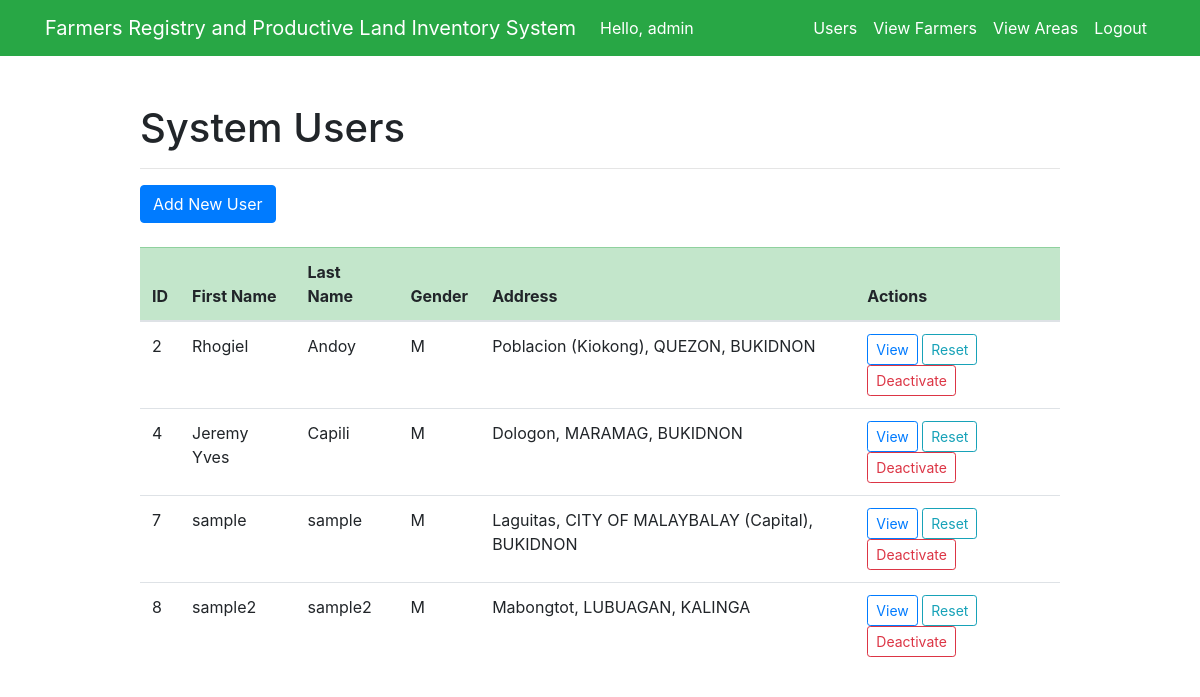
/dashboard/users (signed in), run on an earlier commit of the app's database.
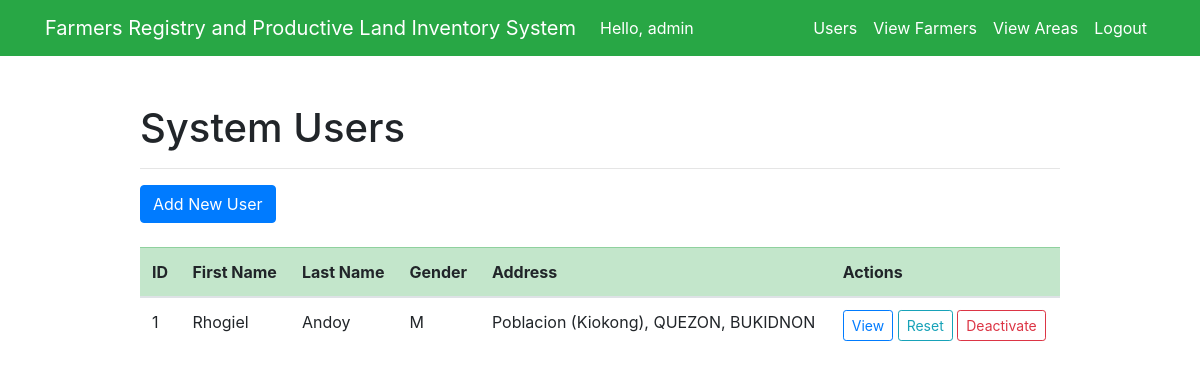
And on a later commit of the database.
### test_app/models.py (models this page shows, shortened)
class Profile(models.Model):
    MALE = 'M'
    FEMALE = 'F'
    PERSON_GENDER = [
        (MALE, 'Male'),
        (FEMALE, 'Female'),
    ]
    first_name = models.CharField(max_length=200)
    last_name = models.CharField(max_length=200)
    gender = models.CharField(max_length=1, choices=PERSON_GENDER, default=MALE)
    region = models.CharField(max_length=200)
    province = models.CharField(max_length=200)
    muncity = models.CharField(max_length=200)
    brgy = models.CharField(max_length=200)
    address = models.TextField()
    income_annual = models.FloatField(default=0, blank=True, null=True)
    user_id = models.ForeignKey(settings.AUTH_USER_MODEL, on_delete=models.CASCADE)

### test_app/views.py (the view, shortened to what this page needs)
# urls.py: path('dashboard/users', views.user_list, name='user_list'),
@login_required(login_url='/')
def user_list(request):
    if request.method == 'GET':
        data_entries = Profile.objects.all()
        regions = RegionCode.objects.all()
        groups = Group.objects.all()
        form = ProfileForm()
        userform = UserCreationForm()
        context = {
            'data_entries': data_entries,
            'form': form,
            'regions': regions,
            'userform': userform,
            'groups': groups,
        }
        return render(request, 'test_app/users.html', context)

### test_app/templates/test_app/users.html (shortened to what this page needs)
{% extends 'test_app/base.html' %}
{% block content %}
<div class="row justify-content-center mt-5">
    <div class="col-md-10">
        <h1>System Users</h1>
        <hr>
        <button type="button" class="btn btn-primary" data-toggle="modal" data-target="#addNewUserModal" data-backdrop="static" data-keyboard="false">
            Add New User
        </button>
        <br>
        <br>
        <table class="table table-hover table-stripped table-responsive-md" id="profile_list">
            <thead class="table-success">
                <tr>
                    <th scope="col">ID</th>
                    <th scope="col">First Name</th>
                    <th scope="col">Last Name</th>
                    <th scope="col">Gender</th>
                    <th scope="col">Address</th>
                    <th scope="col" align="center">Actions</th>
                </tr>
            </thead>
            <tbody>
                {% for data in data_entries %}
                    <tr>
                        <td scope="row">{{ data.id }}</td>
                        <td>{{ data.first_name }}</td>
                        <td>{{ data.last_name }}</td>
                        <td>{{ data.gender }}</td>
                        <td>{{ data.address }}</td>
                        <td>
                            <a type="button" class="btn btn-outline-primary btn-sm text-primary" href="#">View</a>
                            <a type="button" class="btn btn-outline-info btn-sm text-info" href="#">Reset</a>
                            <a type="button" class="btn btn-outline-danger btn-sm text-danger" href="#">Deactivate</a>
                        </td>
                    </tr>
                {% endfor %}
            </tbody>
        </table>
    </div>
</div>
{% endblock %}

### test_app/templates/test_app/base.html (shortened to what this page needs)
<!doctype html>
<html lang="en">
<head>
    <link rel="stylesheet" href="https://stackpath.bootstrapcdn.com/bootstrap/4.4.1/css/bootstrap.min.css">
</head>
<body>
<nav class="navbar navbar-expand-md navbar-light bg-success">
<div class="container">
    {% if user.is_superuser %}<a class="navbar-brand" href="{% url 'user_dashboard' %}">{% else %}<a class="navbar-brand" href="{% url 'user_info' %}">{% endif %}
        <span class="text-white">Farmers Registry and Productive Land Inventory System</span>
    </a>
    <div class="collapse navbar-collapse" id="navbarNav">
        {% if user.is_authenticated %}
            <ul class="navbar-nav mr-auto">
                <li class="nav-item">
                    <span class="nav-link text-white">Hello, {{ request.user }}</span>
                </li>
            </ul>
        {% endif %}
    <ul class="navbar-nav ml-auto">
        {% if user.is_authenticated %}
            <li class="nav-item">
                {% if user.is_superuser %}
                    <a href="{% url 'user_list' %}" class="nav-link text-white">Users</a>
                {% endif %}
            </li>
            <li class="nav-item">
                {% if user.is_superuser %}
                    <a href="{% url 'user_dashboard' %}" class="nav-link text-white">View Farmers</a>
                {% endif %}
            </li>
            <li class="nav-item">
                {% if user.is_superuser %}
                    <a href="{% url 'viewarea_dashboard' %}" class="nav-link text-white">View Areas</a>
                {% endif %}
            </li>
            <li class="nav-item">
                <a href="#" onclick="$('#signOutBtn').click()" class="nav-link text-white">Logout</a>
            </li>
        {% endif %}
    </ul>
    </div>
</div>
</nav>
<div class="container">
{% block content %}{% endblock %}
</div>
</body>
</html>

What changed in the data, as far as the page shows it:
removed Profile: id "2", first_name "Rhogiel", last_name "Andoy", gender "M", address "Poblacion (Kiokong), QUEZON, BUKIDNON"
removed Profile: id "4", first_name "Jeremy Yves", last_name "Capili", gender "M", address "Dologon, MARAMAG, BUKIDNON"
removed Profile: id "7", first_name "sample", last_name "sample", gender "M", address "Laguitas, CITY OF MALAYBALAY (Capital), BUKIDNON"
removed Profile: id "8", first_name "sample2", last_name "sample2", gender "M", address "Mabongtot, LUBUAGAN, KALINGA"
added Profile: id "1", first_name "Rhogiel", last_name "Andoy", gender "M", address "Poblacion (Kiokong), QUEZON, BUKIDNON"
